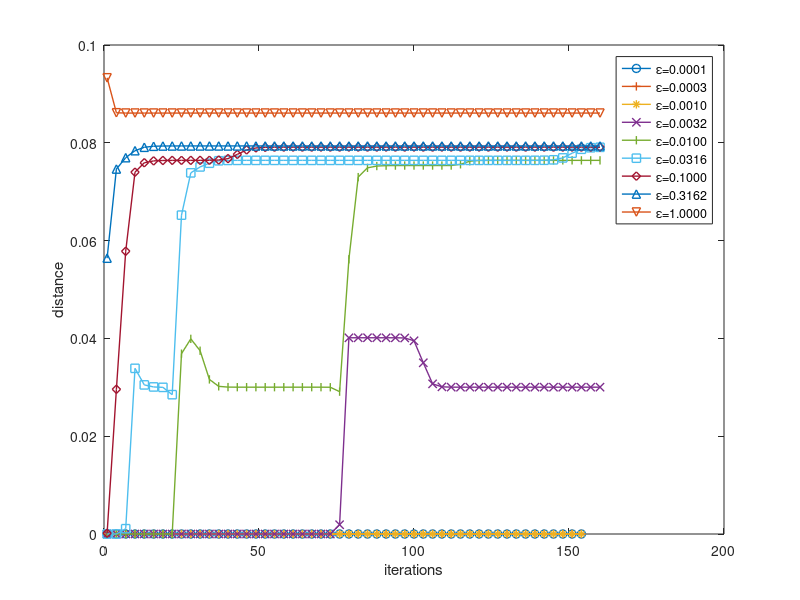

Write the MATLAB code that produced this figure.
close all
clear

n = 5;

line_spec = {'o','+','*','x','|','s','d','^','v','>','<','p','h'};

C = zeros(n,n);
for i = 1:n
    for j = 1:n
        C(i,j) = abs(i-j);
    end
end

source = (randn(n,1)).^2;
source = source/sum(source);

target = (randn(n,1)).^2;
target = target/sum(target);

norm(source-target,1)
norm(source-target,2)
norm(source-target,inf)

epsilon_v = 10.^(-4:.5:0);
for ep_iter = 1:length(epsilon_v)
    epsilon = epsilon_v(ep_iter);

    K = exp(-C/epsilon);

    u = ones(n,1);
    v = ones(n,1);
    T = diag(u) * K * diag(v);

    iterations = 160;
    distW = zeros(iterations,1);
    for opt_ind = 1:iterations
        u = source./(K*v);
        v = target./(K'*u);
        T = diag(u) * K * diag(v);
        distW(opt_ind) = norm(C .* T, 'fro');
    end
    x_range = 1:3:iterations;
    plot(x_range, distW(x_range), strcat('-',line_spec{ep_iter}), 'LineWidth',1);
    legend_names{ep_iter} = sprintf('\\epsilon=%2.4f',epsilon);
    hold on;
end
legend(legend_names);
ylabel('distance');
xlabel('iterations');

